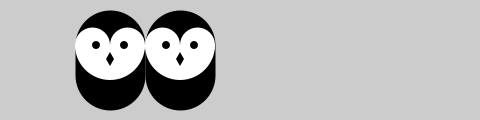
Frame 1 (no input)
Frame 60 (the mouse pressed at the canvas centre just before this capture): identical to frame 1, image omitted
Frame 120 (the mouse held since frame 60 and released just before this capture): identical to frame 1, image omitted

The Processing sketch that drew this single still picture (run headless with seeded random() and noise(); from frame 60 on, the mouse is pressed at the canvas centre):

// Processing sketch: _8_5
// ── _8_5.pde
void setup()
{
  size(480,120);
  smooth();
}

void draw()
{
  background(204);
  owl(110,110);
  owl(180,110);
}

void owl(int x,int y)
{
  pushMatrix();
  translate(x,y);
  stroke(0);
  strokeWeight(70);
  line(0,-35,0,-65);
  noStroke();
  fill(255);
  ellipse(-17.5,-65,35,35);
  ellipse(17.5,-65,35,35);
  arc(0,-65,70,70,0,PI);
  fill(0);
  ellipse(-14,-65,8,8);
  ellipse(14,-65,8,8);
  quad(0,-58,4,-51,0,-44,-4,-51);
  popMatrix();
   
}
